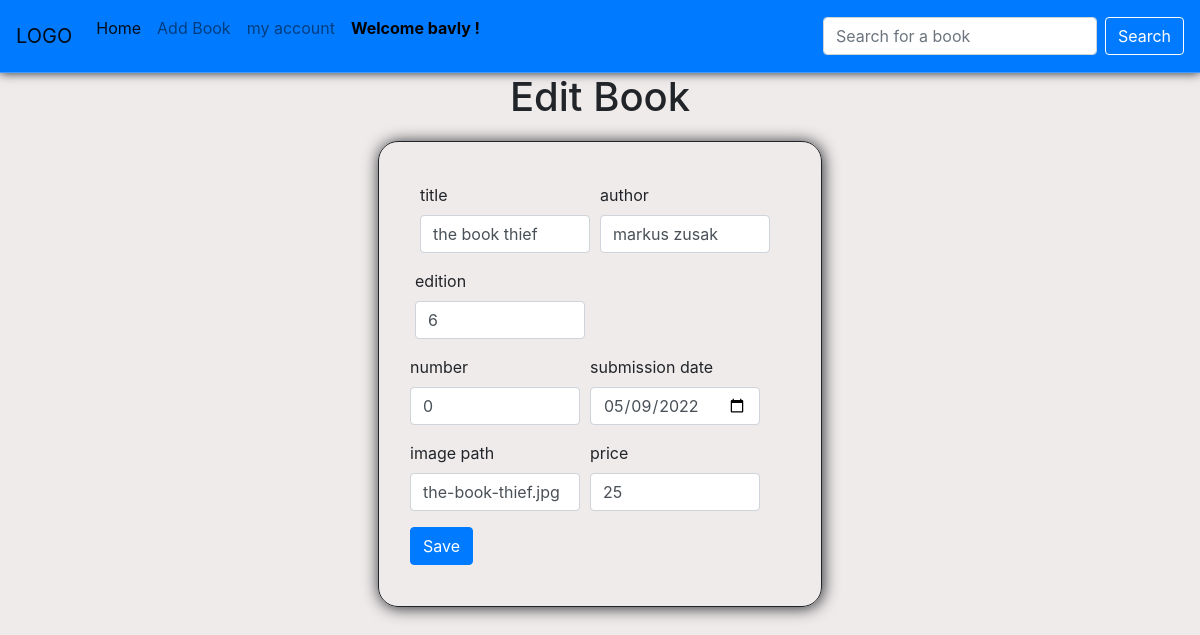
The page /bookEdit.php?bookID=13 (signed in) on the database its author committed.
### tables this page shows
CREATE TABLE `user` (
  `id` int(255) NOT NULL,
  `username` varchar(255) NOT NULL,
  `email` varchar(255) NOT NULL,
  `password` int(255) NOT NULL,
  `city` varchar(255) NOT NULL,
  `phone` int(255) NOT NULL,
  `start Date` date NOT NULL DEFAULT current_timestamp(),
  `admin` tinyint(1) NOT NULL
);

CREATE TABLE `book` (
  `id` int(11) NOT NULL,
  `title` varchar(255) NOT NULL,
  `author` varchar(255) NOT NULL,
  `edition` int(11) NOT NULL,
  `number` int(11) NOT NULL,
  `submission date` date NOT NULL,
  `imgpath` varchar(255) NOT NULL,
  `price` int(255) NOT NULL
);

### bookEdit.php (the view, shortened to what this page needs)
<?php
require_once"connect.php";
require_once"header.php";
$bookID=$_GET['bookID'] ;
?>
<!DOCTYPE html>
<html lang="en">
<head>
    <link rel="stylesheet" href="https://cdn.jsdelivr.net/npm/bootstrap@4.6.2/dist/css/bootstrap.min.css">
    <link rel="stylesheet" href="css/style.css">
</head>
<body>
<?php
if(isset($_GET['bookID'])){
$bookData="SELECT * FROM `book` WHERE id='$bookID'";
$selectRow=$connect->query($bookData);
if($selectRow->num_rows==1){
$arr=$selectRow->fetch_assoc();
}
}
?>
<h1 style="text-align: center;margin-bottom:20px;">Edit Book</h1>
<form class="container form" action="" method="post">
  <div class="form-row">
  <div class="form-group  col-md-6 ">
    <label for="inputAddress">title</label>
    <input type="text" class="form-control input" id="inputAddress"  value="<?php echo $arr['title'] ?>"  name="title">
  </div>
  <div class="form-group  col-md-6 ">
    <label for="inputAddress">author</label>
    <input type="text" class="form-control input" id="inputAddress"   value="<?php echo $arr['author'] ?>" name="author">
  </div>
    <div class="form-row">
    <div class="form-group col-md-6">
      <label for="inputCity">edition</label>
      <input type="text" class="form-control" id="inputCity"  value="<?php echo $arr['edition'] ?>" name="edition">
    </div>
    <div class="form-row">
    <div class="form-group col-md-6">
      <label for="inputCity">number</label>
      <input type="text" class="form-control" id="inputCity"  value="<?php echo $arr['number'] ?>" name="number">
    </div>
    <div class="form-group col-md-6">
      <label for="inputPassword4">submission date</label>
      <input type="date" class="form-control input" id="inputPassword4"  value="<?php echo $arr['submission date'] ?>" name="subDate">
    </div>
    <div class="form-group col-md-6">
      <label for="inputPassword4">image path</label>
      <input type="text" class="form-control input" id="inputPassword4"  value="<?php echo $arr['imgpath'] ?>" name="imgpath">
    </div>
    <div class="form-group col-md-6">
      <label for="inputPassword4">price</label>
      <input type="text" class="form-control input" id="inputPassword4"  value="<?php echo $arr['price'] ?>" name="price">
    </div>
  </div>
  <button name="submit" type="submit" class="btn btn-primary ">Save</button>
</form>
</body>
</html>

### header.php (shortened to what this page needs)
<?php
require_once "connect.php";
?>
<!DOCTYPE html>
<html lang="en">
<head>
    <link rel="stylesheet" href="https://cdn.jsdelivr.net/npm/bootstrap@4.6.2/dist/css/bootstrap.min.css">
    <link rel="stylesheet" href="css/style.css">
</head>
<body>
<?php
if(isset($_SESSION['userID'])){
  $id=$_SESSION['userID'];
  $selectstmt="SELECT * FROM `user` WHERE id=$id";
  $res=$connect->query($selectstmt);
  $row=$res->fetch_assoc();
if($row['admin']==1){
?>
<nav class="navbar navbar-expand-lg navbar-light bg-light">
  <a class="navbar-brand" href="home.php">LOGO</a>
  <div class="collapse navbar-collapse" id="navbarSupportedContent">
    <ul class="navbar-nav mr-auto">
      <li class="nav-item active">
        <a class="nav-link" href="home.php">Home <span class="sr-only">(current)</span></a>
      </li>
      <li class="nav-item">
        <a class="nav-link" href="addBook.php">Add Book</a>
      </li>
      <li class="nav-item menu">
                <a class="nav-link" href="#"> <i class="fas fa-user"></i>my account</a>
                        </li>
                    </ul>
                </div>
            <li class="nav-item">
            <p class="nav-link" style="color:black;font-weight:bold;"><?php echo "Welcome"." ".$row['username']." !";?></p>
      </li>
    <form class="form-inline my-2 my-lg-0" method="post">
      <input class="form-control mr-sm-2" type="search" placeholder="Search for a book" aria-label="Search" name="search">
      <button class="btn btn-outline-success my-2 my-sm-0" type="submit">Search</button>
    </form>
</nav>
<?php }  }?>
</body>
</html>

### css/style.css (style rules this page uses)
body { width: 100%; height: 100vh; background: #e0d7d77a; }
.bg-light { background-color: #007bff!important; border-bottom: 1px solid #ffffff40; box-shadow: 0px 0px 10px 0px; }
.form { width: 37%; flex-wrap: wrap; flex-flow: column; border: 1px solid; border-radius: 20px; padding: 41px; box-shadow: 1px 1px 16px 0px; }
.input { width:100%; }
.form-row { width: 100%; }
.menu { position: relative; }
a { text-decoration:none ; color:inherit; }
.btn-outline-success { color: white; border-color: white; }

### rows shown on the page
user: username "bavly"
book: title "the book thief", author "markus zusak", edition "6", number "0", subDate "05/09/2022", imgpath "the-book-thief.jpg", price "25"
